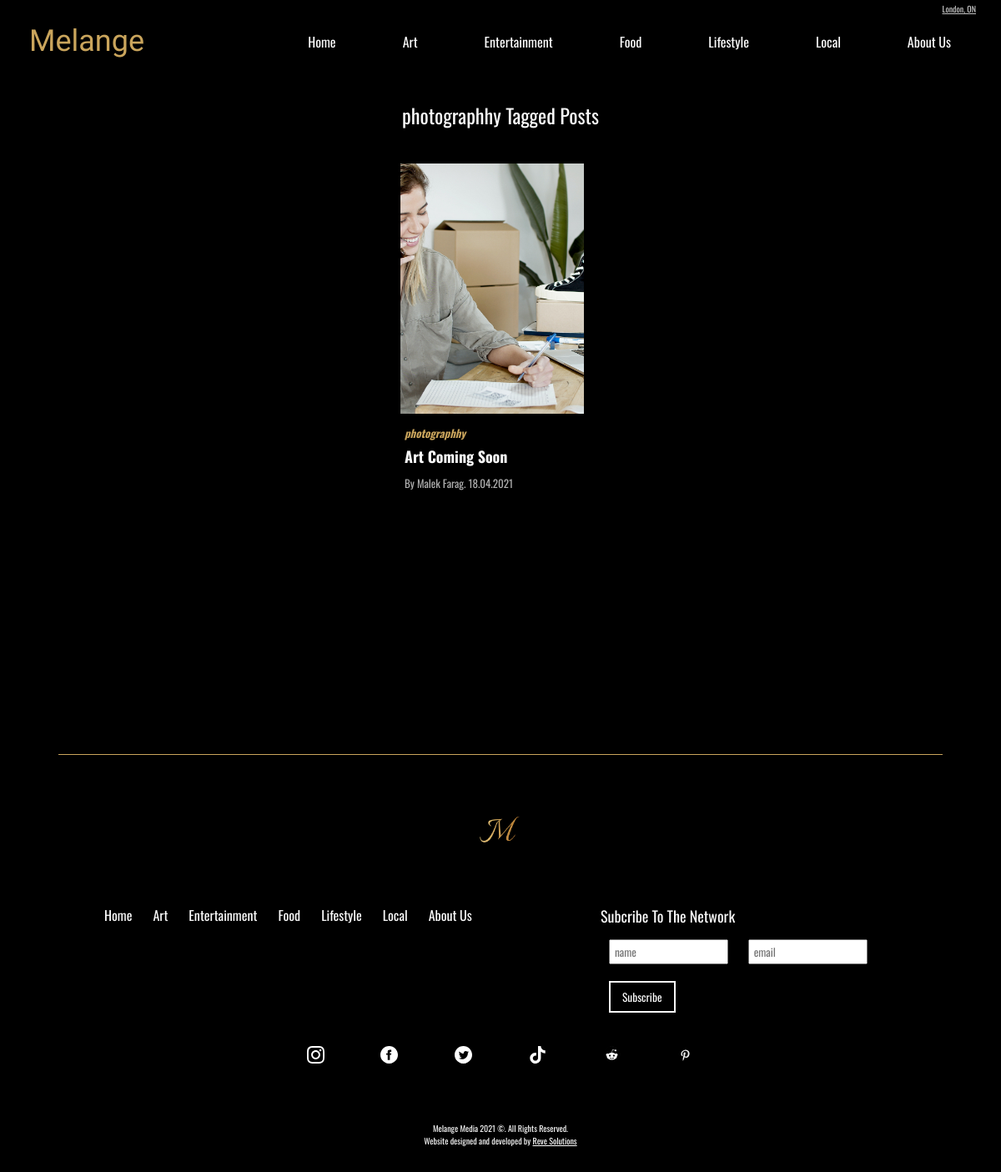
The page /tags?t=photographhy on the database its author committed.
### tables this page shows
CREATE TABLE `tbl_blog` (
  `blog_id` int(11) NOT NULL,
  `blog_title` varchar(256) NOT NULL,
  `blog_subheader` varchar(256) NOT NULL,
  `blog_author` varchar(64) NOT NULL,
  `blog_image` varchar(128) NOT NULL,
  `blog_category` int(2) NOT NULL,
  `blog_published` int(1) NOT NULL,
  `blog_end_link` varchar(2084) NOT NULL,
  `blog_yt_video` varchar(2084) NOT NULL,
  `blog_body` text NOT NULL,
  `blog_date` date NOT NULL,
  `blog_tags` varchar(256) NOT NULL
);

### admin/scripts/read.php (called while the page is built, shortened)
<?php
function searchByTag($tag, $num){
    $pdo = Database::getInstance()->getConnection();
    $queryAll = "SELECT * FROM tbl_blog WHERE blog_published = 1 AND blog_tags LIKE '%$tag%' LIMIT $num";
    $results = $pdo->query($queryAll);
    if ($results) {
        return $results;
    } else {
        return 'There was a problem accessing this info';
    }
}

### tags.php (the view, shortened to what this page needs)
<?php
    if(isset($_GET['t'])){
        $tag = $_GET['t'];
        $num = 99;
        $getBlogs = searchByTag($tag, $num);
    }
?>
<!DOCTYPE html>
<html lang="en">
<head>
    <?php include_once 'templates/head.php'; ?>
</head>
<body>
<main id="app">
<?php include_once 'templates/header.php'; ?>
    <div class="content searchPage">
    <h2 class="headerM"><?php if(isset($_GET['t'])){ echo $_GET['t'].' Tagged Posts';}else{ echo 'Checkout These Tags';}  ?></h2>
    <?php
    if(isset($_GET['t'])):
    if($getBlogs->rowCount() > 0): ?>
        <div class="postDiv">
            <div class="postList">
            <?php while ($info = $getBlogs->fetch(PDO::FETCH_ASSOC)): $blogImg = 'images/blog-images/'.$info['blog_image']; ?>
                <a href='./p?title=<?php echo $info['blog_title']; ?>&id=<?php echo $info['blog_id']; ?>' class="post">
                    <div class="bgimg" style="background-image: url('<?php echo $blogImg; ?>');"></div>
                    <div class="text">
                        <div class="tags">
                            <?php $tags = $info['blog_tags']; displayTags($tags);?>
                        </div>
                        <h3 class="title"><?php echo $info['blog_title']; ?></h3>
                        <p class="date">By <?php echo $info['blog_author']; ?>. <?php $date = $info['blog_date']; convertDate($date); ?></p>
                    </div>
                </a>
            <?php endwhile; ?>
            </div>
        </div>
        <?php elseif($getBlogs->rowCount() == 0): ?>
            <h3 class="headerS" style='margin-bottom: 0; padding-bottom: 300px'>No Posts Match This Search</h3>
        <?php  endif; endif;?>
        <div class="recommededDiv">
            <div class="recommendedTags">
            </div>
        </div>
    </div>
<?php include_once 'templates/footer.php'; ?>
</main>
</body>
</html>

### admin/scripts/functions.php (shortened to what this page needs)
<?php
function convertDate($date){
    $newDate = date("d.m.Y", strtotime($date));
    echo $newDate;
}
function displayTags($tags){
        $links = array();
        $parts = explode(',', $tags);
        $parts2 = str_ireplace("'",  "&apos;", $parts);
        foreach ($parts2 as $tag)
        {
            $newtag = trim($tag);
            $links[] = "<span class='tag'>$newtag</span>";
        }
        echo implode(" ", $links);
}

### rows shown on the page
tbl_blog: blog_image (picture), blog_tags "photographhy", blog_title "Art Coming Soon", blog_author "Malek Farag", blog_date "18.04.2021"

### other values the page prints
$_GET['t'] "photographhy"
